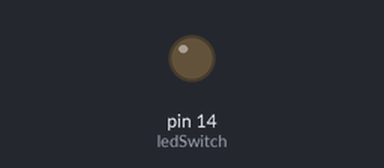
A sketch run on a simulated Arduino Mega 2560, built with avr-gcc and run on an emulated ATmega2560. Shown: output pins drawn as LEDs (lit = HIGH). What the sketch prints to the serial monitor is not drawn.

Above: at 2.55 s.
Timing chart, 0 to 5.5 s (numbered marks = the images above):
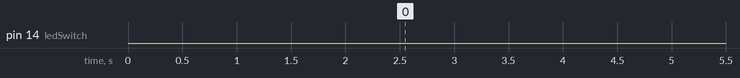

The sketch:

TransmitSwitch2.ino
```cpp
#define MODEMSERIAL Serial1
#define MODEM_COMMAND_DELAY_MS delay(100)

const int ledSwitch = 14;
unsigned long prevtime = 0;
unsigned long currenttime;
unsigned long time;
char myChar;
String inputString = "";
boolean stringDone = false;


void setup() {
  // put your setup code here, to run once:
    pinMode(ledSwitch, OUTPUT);

    Serial.begin(9600);
    MODEMSERIAL.begin(9600);
    MODEM_COMMAND_DELAY_MS;
    delay(2000);


    MODEMSERIAL.print("cKG7YTV");
    MODEM_COMMAND_DELAY_MS;
    MODEMSERIAL.print("sc2");
    MODEM_COMMAND_DELAY_MS;
    MODEMSERIAL.print("mKG7YTV");
    MODEM_COMMAND_DELAY_MS;
    MODEMSERIAL.print("ms1");
    MODEM_COMMAND_DELAY_MS;

}

void loop() {
  // put your main code here, to run repeatedly:
  Serial.print(time);
    currenttime = millis();

  getMessage();

  if (stringDone)
  {
    Serial.print(inputString);
    inputString= "";
    stringDone = false;
  }

  if ((currenttime - prevtime) > 10000)
  {
    digitalWrite(ledSwitch, HIGH);
    delay(1000);
    MODEMSERIAL.print("#HI THERE!!!");
    MODEM_COMMAND_DELAY_MS;
    prevtime = time;
    delay(1000);
    digitalWrite(ledSwitch, LOW);

  }


}

void getMessage() {
  while (MODEMSERIAL.available()){
    myChar = MODEMSERIAL.read();
    inputString += myChar;

    if (myChar == '\n')
    {
      stringDone = true;
    }
  }
}
```

Measured:
- by itself, pin 14 (ledSwitch): LOW → HIGH at 10.0 s
